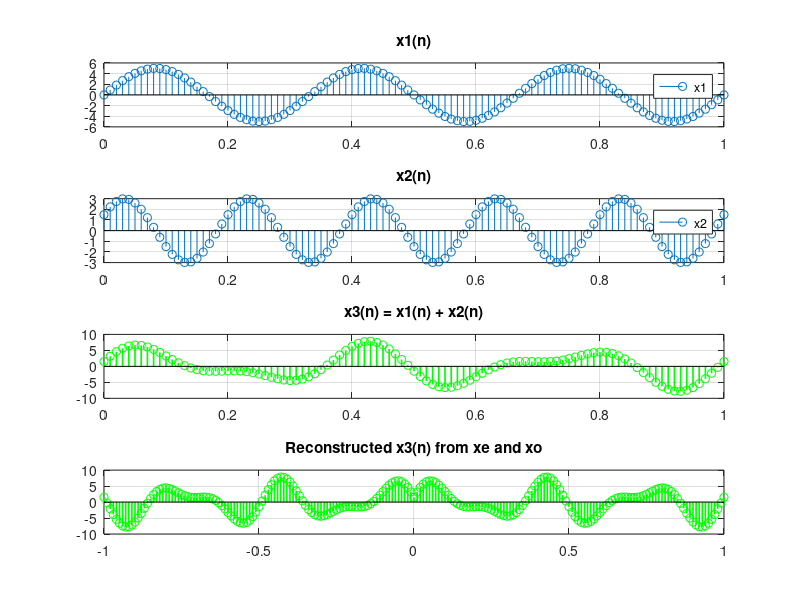
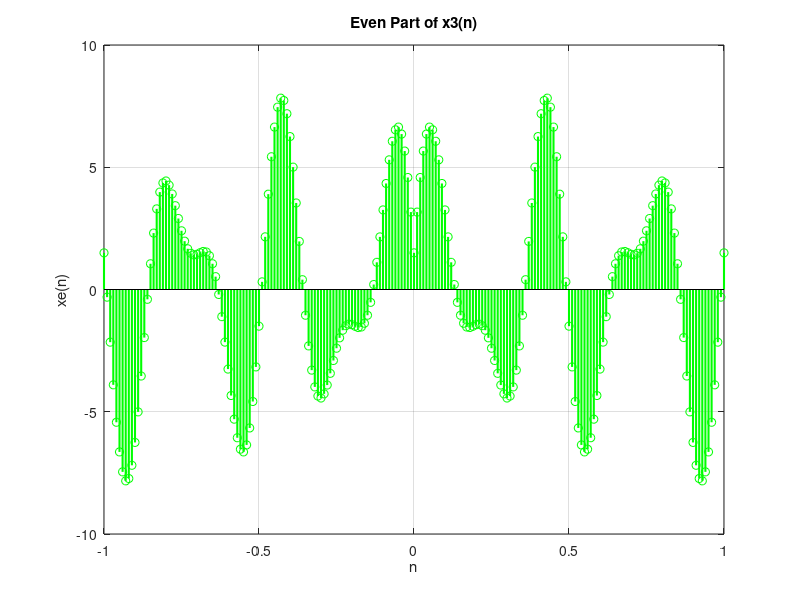
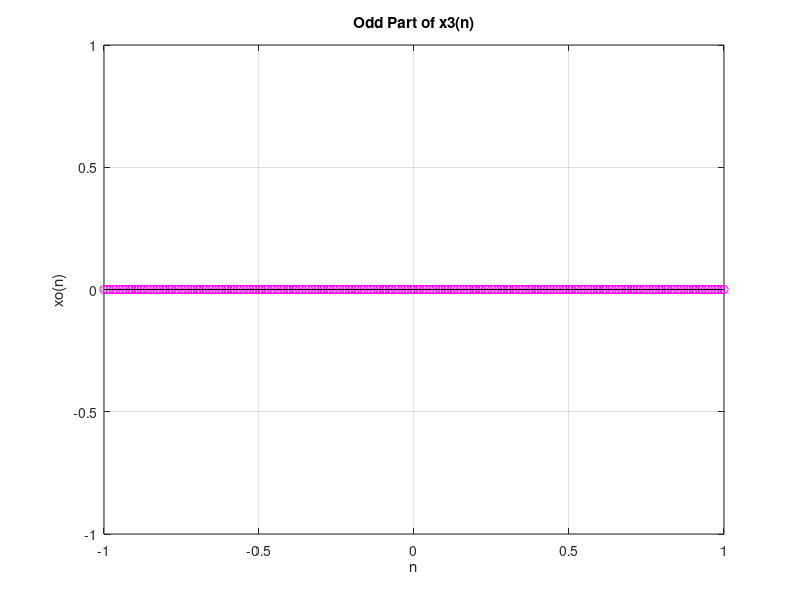
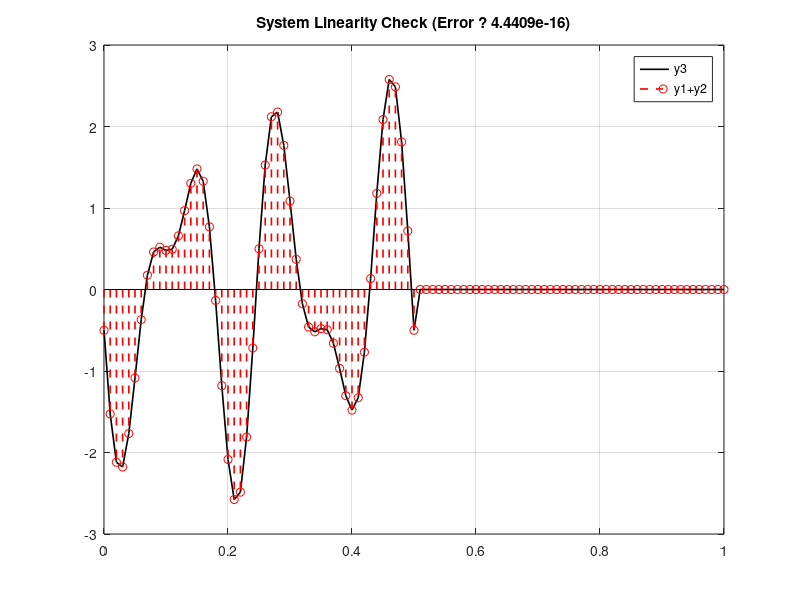

These charts were generated, in order, by the following MATLAB code:
clc; clear; close all;

%% ===== GIVEN PARAMETERS =====
A = 5; B = 3;
f1 = 3; f2 = 5;
phi1 = 0; phi2 = deg2rad(30);
fs = 100; Ts = 1/fs;
n = 0:Ts:1;

%% ===== CREATE SIGNALS =====
x1 = A*sin(2*pi*f1*n + phi1);
x2 = B*sin(2*pi*f2*n + phi2);
x3 = x1 + x2;

%% ===== (i) EVEN & ODD PARTS =====
n_full = [-fliplr(n(2:end)) n];        % negative + positive indices
x3_full = [fliplr(x3(2:end)) x3];     % mirror signal

xe = 0.5 * (x3_full + fliplr(x3_full));  % Even part
xo = 0.5 * (x3_full - fliplr(x3_full));  % Odd part

x3_reconstructed = xe + xo;  % check reconstruction

%% ===== (ii) LINEARITY TEST =====
y1 = -(interp1(n,x1,2*n,'linear',0))/3;
y2 = -(interp1(n,x2,2*n,'linear',0))/3;
y3 = -(interp1(n,x3,2*n,'linear',0))/3;
linearity_error = max(abs(y3 - (y1+y2)));

%% ===== PLOTS =====
figure;
subplot(4,1,1);
stem(n,x1);
title('x1(n)'); legend('x1'); grid on;

subplot(4,1,2);
stem(n,x2);
title('x2(n)'); legend('x2'); grid on;


subplot(4,1,3);
stem(n,x3,'g','LineWidth',1.2);
title('x3(n) = x1(n) + x2(n)'); grid on;

subplot(4,1,4);
stem(n_full,x3_reconstructed,'g','LineWidth',1.2);
title('Reconstructed x3(n) from xe and xo'); grid on;

% ----- EVEN PART -----
figure;
stem(n_full,xe,'g','LineWidth',1.5);
title('Even Part of x3(n)'); xlabel('n'); ylabel('xe(n)'); grid on;

% ----- ODD PART -----
figure;
stem(n_full,xo,'m','LineWidth',1.5);
title('Odd Part of x3(n)'); xlabel('n'); ylabel('xo(n)'); grid on;

% ----- LINEARITY CHECK -----
figure;
plot(n,y3,'k','LineWidth',1.2); hold on;
stem(n,y1+y2,'r--','LineWidth',1.2);
title(['System Linearity Check (Error ? ' num2str(linearity_error) ')']);
legend('y3','y1+y2'); grid on;
